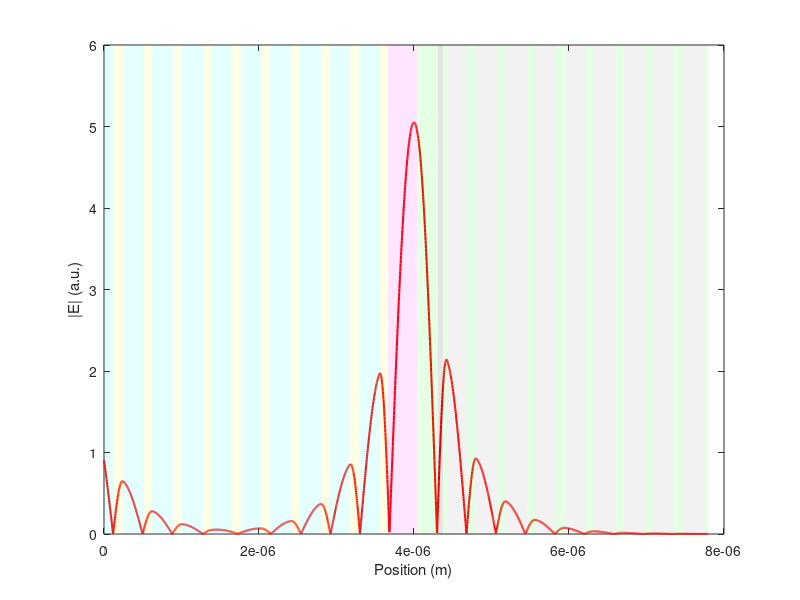

Recreate this plot in MATLAB. (Note: this script raises an error after producing the figure.)
%%%%%%%%%%%%%%%%%%%%%%%%%%%%%%%%%%%%%%%%%%%%%%%%%%%%%%%%%%%%%%%%%%%%%%%%%%%
% Filename:    E_Field_for_Scheme_2.m
% Author:      Shakeel Ahmed
% Date:        July 10, 2025
% MATLAB:      R2020b or later
%
% Purpose:
%   Calculate and plot the electric-field distribution through a 1D Si/SiO2 stack
%   with a central defect layer, showing the localized interface mode.
% COMPUTE_EFIELD_INTERFACE  Compute E-field distribution for a defect interface mode in a 1D Topological photonic crystal.
%%%%%%%%%%%%%%%%%%%%%%%%%%%%%%%%%%%%%%%%%%%%%%%%%%%%%%%%%%%%%%%%%%%%%%%%%%%
clear all;

c=3e8; 
e0=8.854e-12; 
miu0=4*pi*1e-7; 

ea=3.48^2;
miua=1; 

eb=1.45^2;
miub=1; 

ec=ea;
miuc=1;

ed=eb;
miud=1;

em=1.33^2;
mium=1;

e_in=1^2;
miu_in=1; 
n_in=e_in^(1/2)*miu_in^(1/2);

e_out=1^2;
miu_out=1; 
n_out=e_out^(1/2)*miu_out^(1/2);
    
na=ea^(1/2)*miua^(1/2);
nb=eb^(1/2)*miub^(1/2);
nc=ec^(1/2)*miuc^(1/2);
nd=ed^(1/2)*miud^(1/2);
nm=em^(1/2)*mium^(1/2);

H0=1e-8; 
T0=H0/c;
f0=1/T0;
pi2=2*pi;
w0=pi2*f0;

ha=110e-9;
hb=270e-9;
hc=0.5*ha;
hd=0.5*hb;
hm=380e-9;

point=3000;

a1=0*pi/180;


f=178.136e12; % 147.959 THz
%f=538.16e12;
w=pi2*f;


ka=(w/c)*(ea^(1/2))*(miua^(1/2))*((1-(((sin(a1))^2)/(ea*miua)))^(1/2));
kb=(w/c)*(eb^(1/2))*(miub^(1/2))*((1-(((sin(a1))^2)/(eb*miub)))^(1/2));
kc=(w/c)*(ec^(1/2))*(miuc^(1/2))*((1-(((sin(a1))^2)/(ec*miuc)))^(1/2));
kd=(w/c)*(ed^(1/2))*(miud^(1/2))*((1-(((sin(a1))^2)/(ed*miud)))^(1/2));
km=(w/c)*(em^(1/2))*(mium^(1/2))*((1-(((sin(a1))^2)/(em*mium)))^(1/2));


p_in=(miu0*miu_in)^(1/2)/(e0*e_in)^(1/2);
p_out=(miu0*miu_out)^(1/2)/(e0*e_out)^(1/2);
pa=ea^(1/2)/miua^(1/2)*((1-((sin(a1))^2/(ea*miua)))^(1/2));
pb=eb^(1/2)/miub^(1/2)*((1-((sin(a1))^2/(eb*miub)))^(1/2));
pc=ec^(1/2)/miuc^(1/2)*((1-((sin(a1))^2/(ec*miuc)))^(1/2));
pd=ed^(1/2)/miud^(1/2)*((1-((sin(a1))^2/(ed*miud)))^(1/2));
pm=em^(1/2)/mium^(1/2)*((1-((sin(a1))^2/(em*mium)))^(1/2));

% TM wave impedance
% pa=miua^(1/2)/ea^(1/2)*((1-((sin(a1))^2/(ea*miua)))^(1/2));
% pb=miub^(1/2)/eb^(1/2)*((1-((sin(a1))^2/(eb*miub)))^(1/2));
% ... (similar for other layers)

ma=[cos(ka*ha),-1i*(1/pa)*sin(ka*ha);-1i*pa*sin(ka*ha),cos(ka*ha)];
mb=[cos(kb*hb),-1i*(1/pb)*sin(kb*hb);-1i*pb*sin(kb*hb),cos(kb*hb)];
mc=[cos(kc*hc),-1i*(1/pc)*sin(kc*hc);-1i*pc*sin(kc*hc),cos(kc*hc)];
md=[cos(kd*hd),-1i*(1/pd)*sin(kd*hd);-1i*pd*sin(kd*hd),cos(kd*hd)];
mm=[cos(km*hm),-1i*(1/pm)*sin(km*hm);-1i*pm*sin(km*hm),cos(km*hm)];

M = (md*ma*md)^9 * md * ma * mm * mb * mc * (mc*mb*mc)^9;


t=2*cos(a1)/((M(1)+M(3)*cos(a1))*cos(a1)+(M(2)+M(4)*cos(a1)));
r=((M(1)+M(3)*cos(a1))*cos(a1)-(M(2)+M(4)*cos(a1)))/((M(1)+M(3)*cos(a1))*cos(a1)+(M(2)+M(4)*cos(a1)));
T=(abs(t))^2; 
R=(abs(r))^2; 
veri=abs(t)^2+abs(r)^2;

H1=hd+ha+hd; 
H2=hm;       
H3=hc+hb+hc; 
L=9*H1 + hd + ha + H2 + hb + hc + 9*H3; 
L1=9*H1 + hd + ha;     
L2=L1 + H2;            

U0V0=[(1+r);(1-r)];

M1=md*ma*md;        
M2=(md*ma*md)^9;    
M3=M2 * md * ma;    
M4=M3 * mm;         
M5=M4 * mb * mc;    
M6=M5 * (mc*mb*mc)^9;

is=1;
l=L/point; 

for d=0:l:L 
    if d <= 9*H1 
        N=fix(d/H1);
        d1=d-(N*H1); 

        
        if d1<=hd
            bd0=kd*d1;
            ba0=0;
            bd01=0;
        elseif d1<=hd+ha
            bd0=kd*hd;
            ba0=ka*(d1-hd);
            bd01=0;
        else
            bd0=kd*hd;
            ba0=ka*ha;
            bd01=kd*(d1-hd-ha);
        end

        md0=[cos(bd0),-1i*(1/pd)*sin(bd0);-1i*pd*sin(bd0),cos(bd0)];
        ma0=[cos(ba0),-1i*(1/pa)*sin(ba0);-1i*pa*sin(ba0),cos(ba0)];
        md01=[cos(bd01),-1i*(1/pd)*sin(bd01);-1i*pd*sin(bd01),cos(bd01)];
        m0=md0*ma0*md01; 
        M0=M1^N;          

    elseif d > 9*H1 && d <= 9*H1 + hd 
        d2 = d - 9*H1;
        bd0 = kd*d2;
        m0 = [cos(bd0), -1i*(1/pd)*sin(bd0); -1i*pd*sin(bd0), cos(bd0)];
        M0 = M2; 

    elseif d > 9*H1 + hd && d <= L1 
        d3 = d - (9*H1 + hd);
        ba0 = ka*d3;
        m0 = [cos(ba0), -1i*(1/pa)*sin(ba0); -1i*pa*sin(ba0), cos(ba0)];
        M0 = M2 * md; 

    elseif d > L1 && d <= L2 
        d4 = d - L1;
        bm0 = km*d4;
        m0 = [cos(bm0), -1i*(1/pm)*sin(bm0); -1i*pm*sin(bm0), cos(bm0)];
        M0 = M3; 

    elseif d > L2 && d <= L2 + hb 
        d5 = d - L2;
        bb0 = kb*d5;
        m0 = [cos(bb0), -1i*(1/pb)*sin(bb0); -1i*pb*sin(bb0), cos(bb0)];
        M0 = M4; 

    elseif d > L2 + hb && d <= L2 + hb + hc 
        d6 = d - (L2 + hb);
        bc0 = kc*d6;
        m0 = [cos(bc0), -1i*(1/pc)*sin(bc0); -1i*pc*sin(bc0), cos(bc0)];
        M0 = M4 * mb; 

    else 
        d7 = d - (L2 + hb + hc);
        N=fix(d7/H3);
        d3=d7-(N*H3);  

        if d3<=hc
            bc0=kc*d3;
            bb0=0;
            bc01=0;
        elseif d3<=hc+hb
            bc0=kc*hc;
            bb0=kb*(d3-hc);
            bc01=0;
        else
            bc0=kc*hc;
            bb0=kb*hb;
            bc01=kc*(d3-hc-hb);
        end

        mc0=[cos(bc0),-1i*(1/pc)*sin(bc0);-1i*pc*sin(bc0),cos(bc0)];
        mb0=[cos(bb0),-1i*(1/pb)*sin(bb0);-1i*pb*sin(bb0),cos(bb0)];
        mc01=[cos(bc01),-1i*(1/pc)*sin(bc01);-1i*pc*sin(bc01),cos(bc01)];
        m0=mc0*mb0*mc01; 
        M0=M5 * (mc*mb*mc)^N;
    end
    M100=M0*m0;
    UV=pinv(M100)*U0V0; 
    at(is,1)=d;
    at(is,2)=abs(UV(1));
    is=is+1;
end

% figure;
% xx=at(:,1);
% yy=at(:,2);
% plot(xx,yy,'red', LineWidth=1.5);
% xlabel('Position (m)');
% ylabel('|E| (a.u.)');
% 
% xline(10*H1, '--r');        % End of left periodic structure
% xline(L1, '--m');          % End of extra left layers
% xline(L2, '--g');          % End of defect region
% xline(L2 + hb, '--c');     % End of extra B layer
% xline(L2 + hb + hc, '--b');% Start of right periodic structure

%%

figure('Position',[100 100 1000 200]);
xx = at(:,1);
yy = at(:,2);
plot(xx, yy, 'r', 'LineWidth', 1.5);
xlabel('Position (m)');
ylabel('|E| (a.u.)');
box on;
hold on;
yl = ylim;    

for m = 0:8
    base = m * H1;
    patch([base         , base+hd   , base+hd   , base],      [yl(1) yl(1) yl(2) yl(2)], 'c', 'FaceAlpha',0.1, 'EdgeColor','none');
    patch([base+hd      , base+hd+ha, base+hd+ha, base+hd],   [yl(1) yl(1) yl(2) yl(2)], 'y', 'FaceAlpha',0.1, 'EdgeColor','none');
    patch([base+hd+ha   , base+H1   , base+H1   , base+hd+ha],[yl(1) yl(1) yl(2) yl(2)], 'c', 'FaceAlpha',0.1, 'EdgeColor','none');
end
x0 = 9*H1;
patch([x0            , x0+hd     , x0+hd   , x0],      [yl(1) yl(1) yl(2) yl(2)], 'c', 'FaceAlpha',0.1,'EdgeColor','none');
patch([x0+hd         , L1        , L1      , x0+hd],[yl(1) yl(1) yl(2) yl(2)], 'y', 'FaceAlpha',0.1,'EdgeColor','none');
patch([L1            , L2        , L2      , L1],      [yl(1) yl(1) yl(2) yl(2)], 'm', 'FaceAlpha',0.1,'EdgeColor','none');
patch([L2            , L2+hb     , L2+hb   , L2],      [yl(1) yl(1) yl(2) yl(2)], 'g', 'FaceAlpha',0.1,'EdgeColor','none');
patch([L2+hb         , L2+hb+hc  , L2+hb+hc, L2+hb],   [yl(1) yl(1) yl(2) yl(2)], 'k', 'FaceAlpha',0.1,'EdgeColor','none');
for m = 0:8
    base = L2 + hb + hc + m*H3;
    patch([base          , base+hc   , base+hc   , base],      [yl(1) yl(1) yl(2) yl(2)], 'g', 'FaceAlpha',0.1,'EdgeColor','none');
    patch([base+hc       , base+hc+hb, base+hc+hb, base+hc],   [yl(1) yl(1) yl(2) yl(2)], [0.5 0.5 0.5], 'FaceAlpha',0.1,'EdgeColor','none');
    patch([base+hc+hb    , base+H3   , base+H3   , base+hc+hb],[yl(1) yl(1) yl(2) yl(2)], 'g', 'FaceAlpha',0.1,'EdgeColor','none');
end
xline(9*H1,     '--r');
xline(L1,       '--m');
xline(L2,       '--g');
xline(L2+hb,    '--c');
xline(L2+hb+hc, '--b');
xlim([xx(1), xx(end)]);

hold off;
